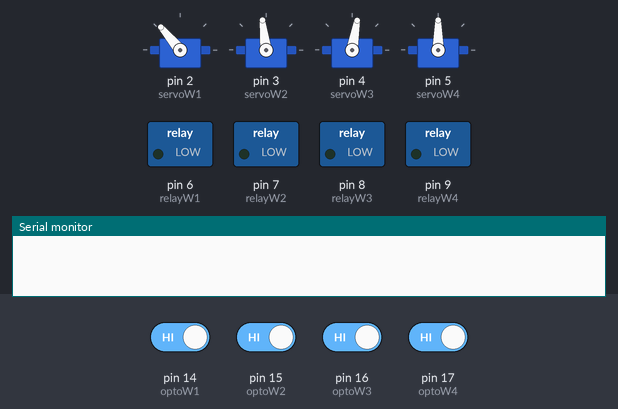
The sketch below on a simulated Arduino Uno, built with avr-gcc and run on an emulated ATmega328P. Parts: 4 × servo, switched loads named in the sketch (green lamp = pin HIGH), the last lines printed to the serial monitor. Inputs (shaded band) come from the test bench; at power-on: pin 14 (optoW1), pin 15 (optoW2), pin 16 (optoW3), pin 17 (optoW4) HIGH.

Above: at 2.2 s.
2.3 s: pin 14 (optoW1) driven LOW
At 5.1 s:
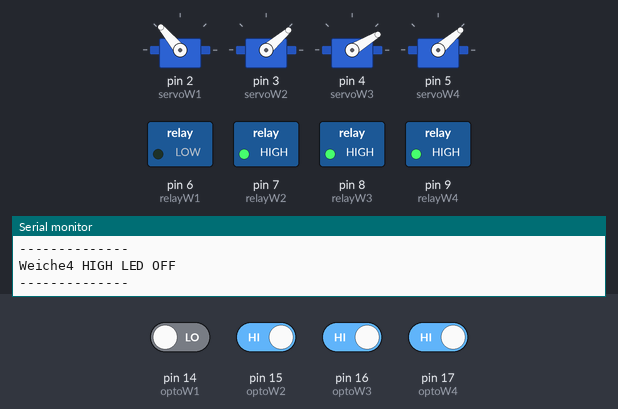
5.9 s: pin 15 (optoW2) driven LOW
At 8.8 s:
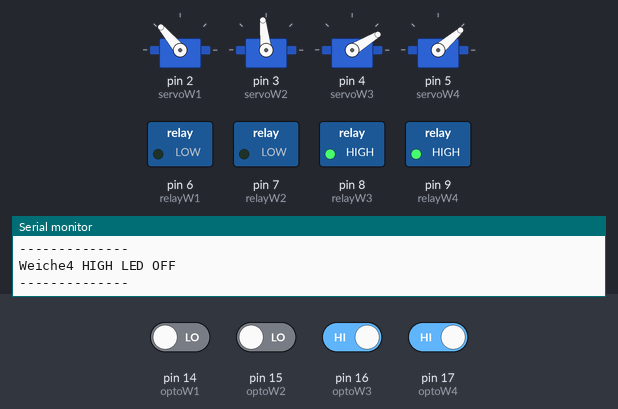
9.6 s: pin 16 (optoW3) driven LOW
At 11.8 s:
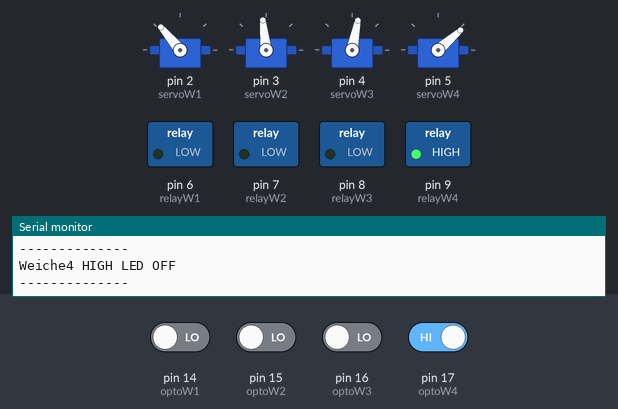
13.2 s: pin 17 (optoW4) driven LOW
At 14.61 s:
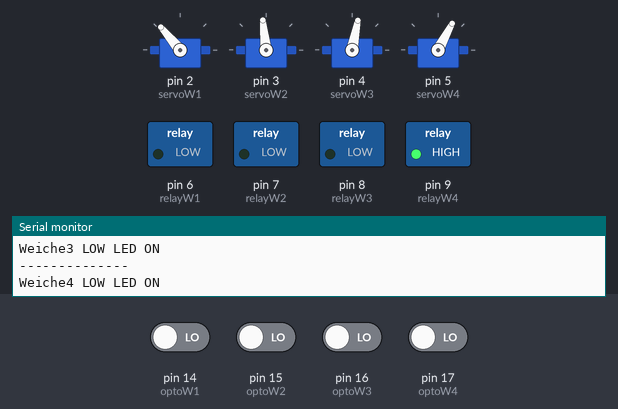
16.8 s: pin 14 (optoW1) driven HIGH
20.9 s: pin 15 (optoW2) driven HIGH
At 24.3 s:
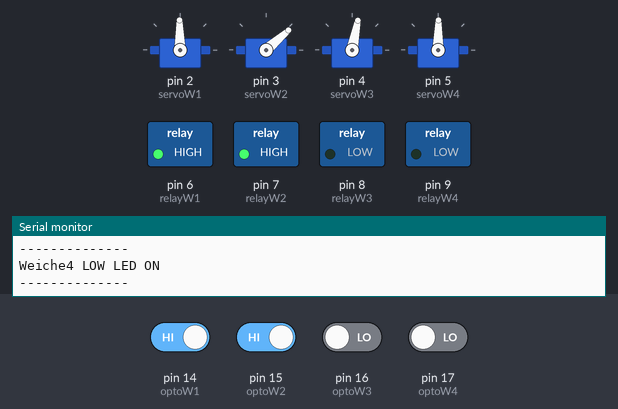
Timing chart, 0 to 25.6 s (numbered marks = the images above; inputs shaded):
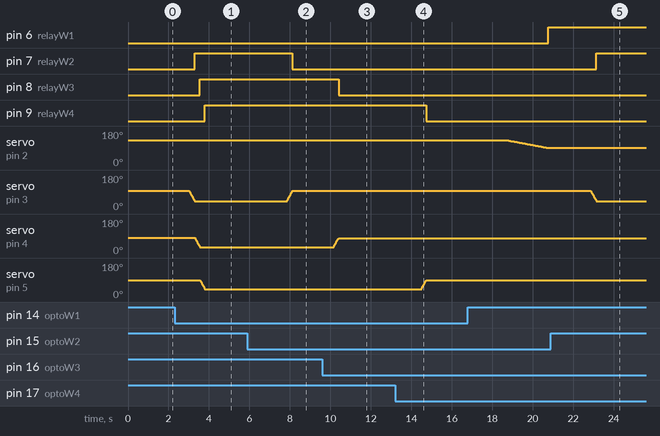

Measured:
- after the input at 2.3 s, pin 6 (relayW1): stays LOW (without the input it goes to HIGH after 2.7 s); pin 7 (relayW2): LOW → HIGH after 0.99 s instead of 3.0 s
- after the input at 5.9 s, pin 7 (relayW2): HIGH → LOW after 2.2 s; servo on pin 3 (servoW2): moves from 41° to 96° over 0.28 s, starting after 1.9 s
- after the input at 9.6 s, pin 8 (relayW3): HIGH → LOW after 0.81 s; servo on pin 4 (servoW3): moves from 31° to 79° over 0.24 s, starting after 0.56 s
- after the input at 13.2 s, pin 9 (relayW4): HIGH → LOW after 1.5 s; servo on pin 5 (servoW4): moves from 41° to 89° over 0.24 s, starting after 1.3 s
- after the input at 16.8 s, pin 6 (relayW1): LOW → HIGH after 4.0 s; servo on pin 2 (servoW1): moves from 130° to 91° over 1.9 s, starting after 2.0 s
- after the input at 20.9 s, pin 7 (relayW2): LOW → HIGH after 2.2 s; servo on pin 3 (servoW2): moves from 96° to 41° over 0.28 s, starting after 2.0 s

The sketch:

CommandUnit_14_v1.ino
```cpp
/*
 * mecs Weichensteuerung
 * B.Etter 30.09.2018
 */

/*
 * Steuereinheit 10
 * Version 1
 */
#include <Servo.h>

//Weiche 1 Einstellungen(müssen pro Weichen angepasst werden)
#define W1_Hi_Winkel 130
#define W1_Lo_Winkel 90
#define W1_Geschwindigkeit 50

//Weiche 2 Einstellungen(müssen pro Weichen angepasst werden)
#define W2_Hi_Winkel 97
#define W2_Lo_Winkel 40
#define W2_Geschwindigkeit 5

//Weiche 3 Einstellungen(müssen pro Weichen angepasst werden)
#define W3_Hi_Winkel 80
#define W3_Lo_Winkel 30
#define W3_Geschwindigkeit 5

//Weiche 4 Einstellungen(müssen pro Weichen angepasst werden)
#define W4_Hi_Winkel 90
#define W4_Lo_Winkel 40
#define W4_Geschwindigkeit 5


//Nicht verändern!!
#define optoW1 14 //A0
#define optoW2 15 //A1
#define optoW3 16 //A2
#define optoW4 17 //A3

#define relayW1 6
#define relayW2 7
#define relayW3 8
#define relayW4 9

#define servoW1 2
#define servoW2 3
#define servoW3 4
#define servoW4 5

#define hi HIGH
#define lo LOW

Servo servoObjW1;
Servo servoObjW2;
Servo servoObjW3;
Servo servoObjW4;

void setup() {
  Serial.begin(19200);

  pinMode(optoW1,INPUT);
  pinMode(relayW1,OUTPUT);
  pinMode(servoW1,OUTPUT);
  servoObjW1.attach(servoW1);
  servoObjW1.write(W1_Hi_Winkel);


  pinMode(optoW2,INPUT);
  pinMode(relayW2,OUTPUT);
  pinMode(servoW2,OUTPUT);
  servoObjW2.attach(servoW2);
  servoObjW2.write(W2_Hi_Winkel);

  pinMode(optoW3,INPUT);
  pinMode(relayW3,OUTPUT);
  pinMode(servoW3,OUTPUT);
  servoObjW3.attach(servoW3);
  servoObjW3.write(W3_Hi_Winkel);

  pinMode(optoW4,INPUT);
  pinMode(relayW4,OUTPUT);
  pinMode(servoW4,OUTPUT);
  servoObjW4.attach(servoW4);
  servoObjW4.write(W4_Hi_Winkel);

  delay(1000);
}

// TODO: Attach noch anpassen

void loop() {
  delay(2000);

/*
 * Weiche 1
 */
  if (digitalRead(optoW1) == lo) {
    Serial.println("Weiche1 LOW LED ON");
    if (!servoObjW1.attached()) {
      servoObjW1.attach(servoW1);
      delay(200);
    }

    if (servoObjW1.read() != W1_Hi_Winkel){
      for (int pulselen = servoObjW1.read(); pulselen < W1_Hi_Winkel; pulselen++) {
        servoObjW1.write(pulselen);
        delay(W1_Geschwindigkeit);
      }
    }
    digitalWrite(relayW1,lo);

  } else {
    Serial.println("Weiche1 HIGH  LED OFF");
    if (!servoObjW1.attached()) {
      servoObjW1.attach(servoW1);
      delay(10);
    }

    if (servoObjW1.read() != W1_Lo_Winkel){
      for (int pulselen = servoObjW1.read(); pulselen > W1_Lo_Winkel; pulselen--) {
        servoObjW1.write(pulselen);
        delay(W1_Geschwindigkeit);
      }
    }
    digitalWrite(relayW1,hi);
  }

  Serial.println("--------------");


  /*
 * Weiche 2
 */
  if (digitalRead(optoW2) == lo) {
    Serial.println("Weiche2 LOW LED ON");
    if (!servoObjW2.attached()) {
      servoObjW2.attach(servoW2);
      delay(200);
    }

    if (servoObjW2.read() != W2_Hi_Winkel){
      for (int pulselen = servoObjW2.read(); pulselen < W2_Hi_Winkel; pulselen++) {
        servoObjW2.write(pulselen);
        delay(W2_Geschwindigkeit);
      }
    }
    digitalWrite(relayW2,lo);

  } else {
    Serial.println("Weiche2 HIGH  LED OFF");
    if (!servoObjW2.attached()) {
      servoObjW2.attach(servoW2);
      delay(10);
    }

    if (servoObjW2.read() != W2_Lo_Winkel){
      for (int pulselen = servoObjW2.read(); pulselen > W2_Lo_Winkel; pulselen--) {
        servoObjW2.write(pulselen);
        delay(W2_Geschwindigkeit);
      }
    }
    digitalWrite(relayW2,hi);
  }

  Serial.println("--------------");

/*
 * Weiche 3
 */
  if (digitalRead(optoW3) == lo) {
    Serial.println("Weiche3 LOW LED ON");
    if (!servoObjW3.attached()) {
      servoObjW3.attach(servoW3);
      delay(200);
    }

    if (servoObjW3.read() != W3_Hi_Winkel){
      for (int pulselen = servoObjW3.read(); pulselen < W3_Hi_Winkel; pulselen++) {
        servoObjW3.write(pulselen);
        delay(W3_Geschwindigkeit);
      }
    }
    digitalWrite(relayW3,lo);

  } else {
    Serial.println("Weiche3 HIGH LED OFF");
    if (!servoObjW3.attached()) {
      servoObjW3.attach(servoW3);
      delay(10);
    }

    if (servoObjW3.read() != W3_Lo_Winkel){
      for (int pulselen = servoObjW3.read(); pulselen > W3_Lo_Winkel; pulselen--) {
        servoObjW3.write(pulselen);
        delay(W3_Geschwindigkeit);
      }
    }
    digitalWrite(relayW3,hi);
  }

  Serial.println("--------------");


  /*
 * Weiche 4
 */
  if (digitalRead(optoW4) == lo) {
    Serial.println("Weiche4 LOW LED ON");
    if (!servoObjW4.attached()) {
      servoObjW4.attach(servoW4);
      delay(200);
    }

    if (servoObjW4.read() != W4_Hi_Winkel){
      for (int pulselen = servoObjW4.read(); pulselen < W4_Hi_Winkel; pulselen++) {
        servoObjW4.write(pulselen);
        delay(W4_Geschwindigkeit);
      }
    }
    digitalWrite(relayW4,lo);

  } else {
    Serial.println("Weiche4 HIGH LED OFF");
    if (!servoObjW4.attached()) {
      servoObjW4.attach(servoW4);
      delay(10);
    }

    if (servoObjW4.read() != W4_Lo_Winkel){
      for (int pulselen = servoObjW4.read(); pulselen > W4_Lo_Winkel; pulselen--) {
        servoObjW4.write(pulselen);
        delay(W4_Geschwindigkeit);
      }
    }
    digitalWrite(relayW4,hi);
  }

  Serial.println("--------------");


}
```
